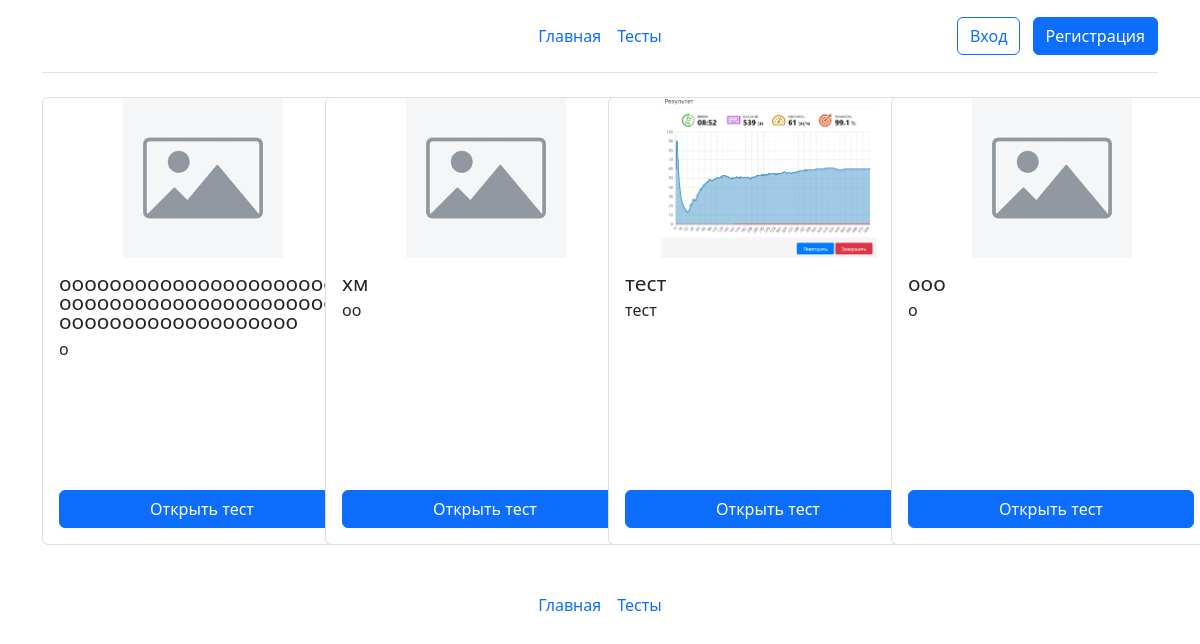
/tests, run on an earlier commit of the app's database.
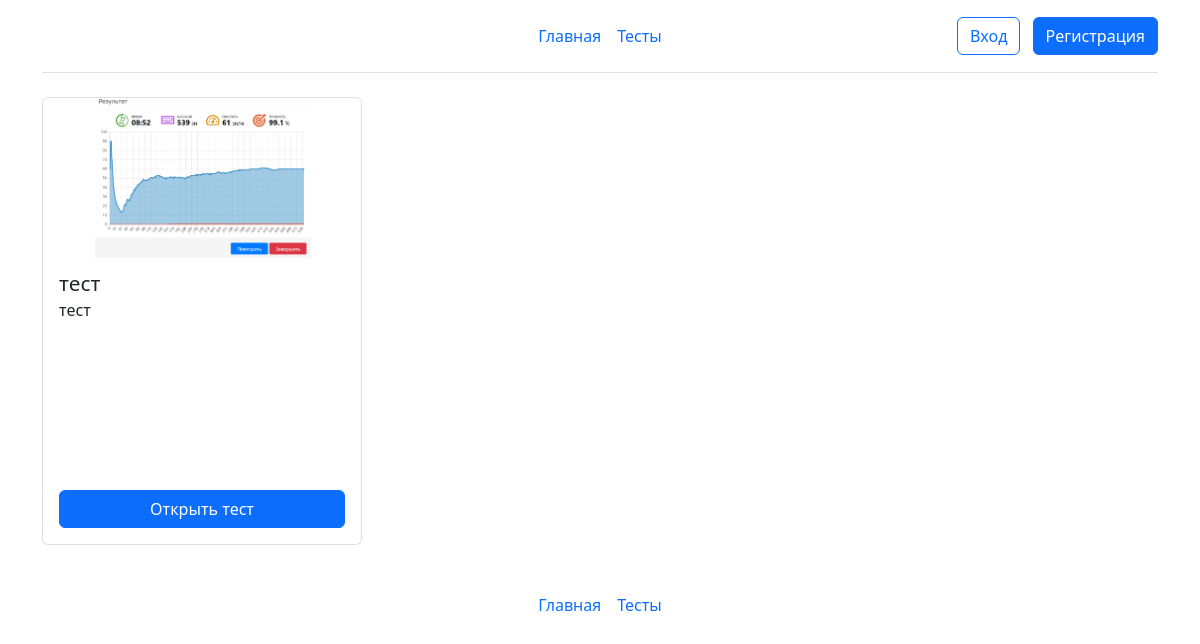
And on a later commit of the database.
### __init__.py (models this page shows)
class Tests(db.Model):
    test_id = db.Column(db.Integer, primary_key=True)
    test_id_creator = db.Column(db.Integer)
    test_name = db.Column(db.String)
    test_description = db.Column(db.String)
    test_status = db.Column(db.Integer)
    test_image= db.Column(db.String)

### __init__.py (the view)
@app.route('/tests')
def tests():
    all_tests = Tests.query.filter_by(test_status=2).all()
    return render_template("tests.html", tests=all_tests)

### __init__.py (called while the page is built, shortened)
@app.before_request
def check_must_rate_test():
    excluded_paths = ['/test/', '/static/', '/logout']

### templates/tests.html (shortened to what this page needs)
{% extends 'base.html' %}
{% block main %}
{% if tests %}
<div class="row g-3">
  {% for test in tests %}
  <div class="col-md-3">
  <div class="card card-fixed">
    {% if test.test_image %}
        <img src="{{ url_for('static', filename='img/' + test.test_image) }}"
             class="card-img-top"
             alt="{{ test.test_name }}">
      {% else %}
        <img src="{{ url_for('static', filename='img/placeholder.png') }}"
             class="card-img-top"
             alt="Нет изображения">
      {% endif %}
    <div class="card-body">
      <h5 class="card-name">{{test.test_name|truncate(80)}}</h5>
      <p class="card-description">{{test.test_description|truncate(220)}}</p>
      <a href="{{ url_for('view_test', test_name=test.test_name) }}" class="btn btn-primary">Открыть тест</a>
    </div>
  </div>
  </div>
{% endfor %}
{% endif %}
</div>
{% endblock %}

### templates/base.html (shortened to what this page needs)
<!doctype html>
<html lang="ru">
  <head>
    <link href="https://cdn.jsdelivr.net/npm/bootstrap@5.2.0/dist/css/bootstrap.min.css" rel="stylesheet">
    <link rel="stylesheet" href="https://cdn.jsdelivr.net/npm/bootstrap-icons@1.10.0/font/bootstrap-icons.css">
    <link href="static/style/style.css" rel="stylesheet">
  </head>
  <body class="d-flex flex-column min-vh-100">
<div class="container">
    <header class="d-flex flex-wrap align-items-center justify-content-center justify-content-md-between py-3 mb-4 border-bottom">
      <div class="col-md-3 mb-2 mb-md-0">
        <a href="/" class="d-inline-flex link-body-emphasis text-decoration-none">
          <svg class="bi" width="40" height="32" role="img" aria-label="Bootstrap"><use xlink:href="#bootstrap"></use></svg>
        </a>
      </div>
      <ul class="nav col-12 col-md-auto mb-2 justify-content-center mb-md-0">
        <li><a href="/" class="nav-link px-2">Главная</a></li>
          <li><a href="/tests" class="nav-link px-2">Тесты</a></li>
      </ul>
      <div class="col-md-3 text-end">
          {% if current_user.is_authenticated %}
        <a href="/notifications" class="btn btn-outline-secondary me-2 position-relative">
            <i class="bi bi-bell"></i>
            {% set unread_count = current_user.id | get_unread_notifications_count %}
            {% if unread_count > 0 %}
            <span class="position-absolute top-0 start-100 translate-middle badge rounded-pill bg-danger">
                {{ unread_count if unread_count < 100 else '99+' }}
            </span>
            {% endif %}
        </a>
        <a href="/profile" class="btn btn-outline-secondary me-2">
            <i class="bi bi-person-circle"></i>
        </a>
        <a class="btn btn-primary" href="/logout">Выход</a>
        {% else %}
        <a class="btn btn-outline-primary me-2" href="/login">Вход</a>
        <a class="btn btn-primary" href="/registration">Регистрация</a>
        {% endif %}
      </div>
    </header>
  </div>
<main class = "container">
  {% block main %}{% endblock %}
</main>
<div class="container">
  <footer class="py-3 my-4">
    <ul class="nav col-12 col-md-auto mb-2 justify-content-center mb-md-0">
        <li><a href="/" class="nav-link px-2">Главная</a></li>
          <li><a href="/tests" class="nav-link px-2">Тесты</a></li>
      </ul>
  </footer>
</div>
  </body>
</html>

### static/style/style.css (style rules this page uses)
.card-fixed { width: 20rem; display: flex; flex-direction: column; height: 28rem; overflow: hidden; border: 1px solid rgba(0, 0, 0, 0.125); border-radius: 0.375rem; }
.card-fixed .card-img-top { width: 20rem; height: 10rem; object-fit: contain; background-color: #fff; }
.card-fixed .card-body { display: flex; flex-direction: column; flex-grow: 1; }
.card-fixed .card-name { flex-shrink: 0; overflow: hidden; text-overflow: ellipsis; display: -webkit-box; -webkit-box-orient: vertical; line-height: 1.2rem; font-size: 1.3rem }
.card-fixed .card-description { flex-grow: 1; height: auto; min-height: 8.4rem; overflow: hidden; text-overflow: ellipsis; display: -webkit-box; -webkit-box-orient: vertical; line-height: 1.2rem; margin-bottom: 1rem; font-size: 1rem }

What changed in the data, as far as the page shows it:
removed Tests: test_name "ооооооооооооооооооооооооооооооооооооооооооооооооооооооооооооооо", test_description "о"
removed Tests: test_name "хм", test_description "оо"
no longer on this page (row edited): Tests: test_name "ооо", test_description "о"
